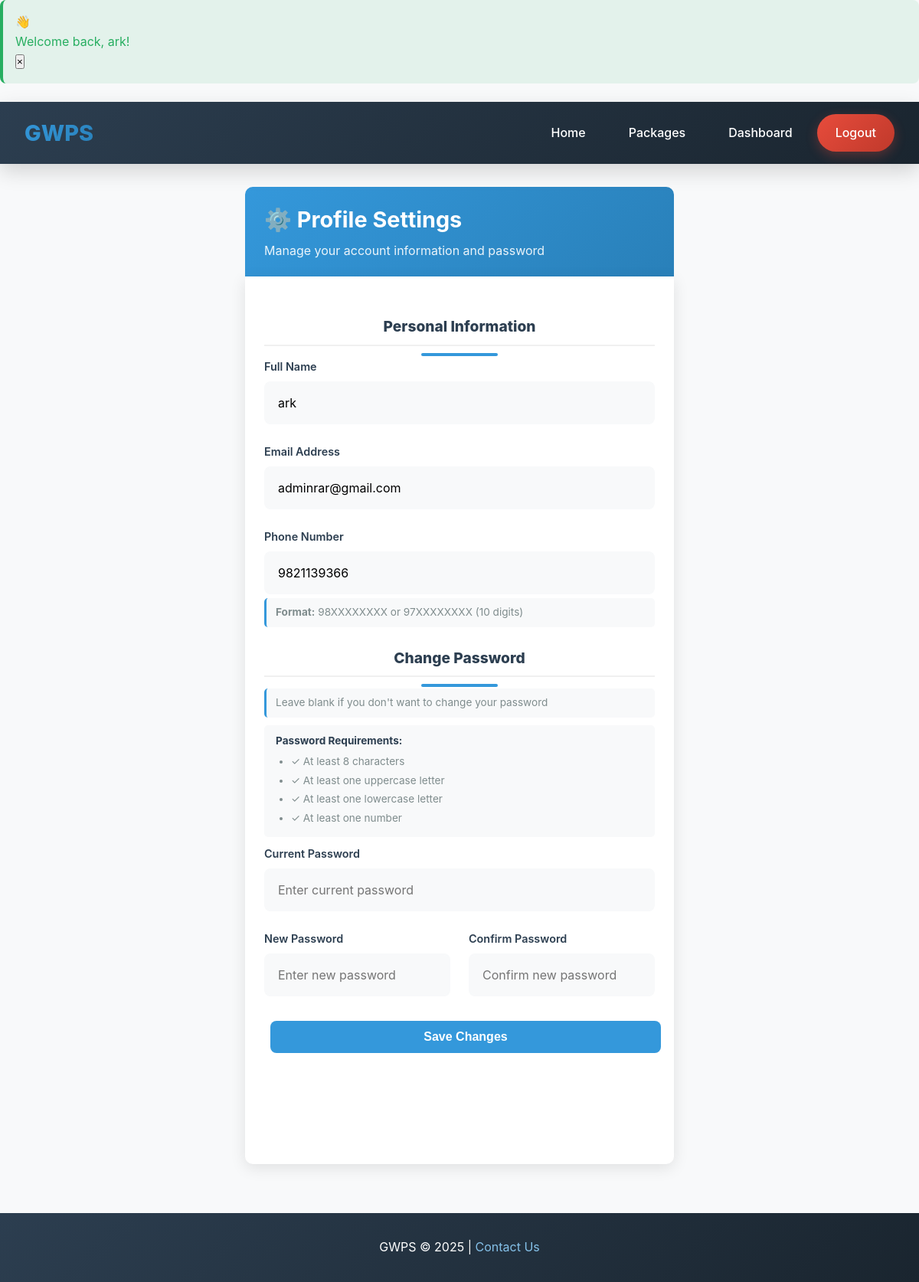
The app's page /user/profile-settings.php (signed in) with its own data.
### tables this page shows
CREATE TABLE `users` (
  `id` int(11) NOT NULL,
  `full_name` varchar(100) NOT NULL,
  `email` varchar(100) NOT NULL,
  `phone` varchar(15) DEFAULT NULL,
  `password` varchar(255) NOT NULL,
  `created_at` timestamp NOT NULL DEFAULT current_timestamp(),
  `role` enum('user','admin') DEFAULT 'user'
);

### user/profile-settings.php (the view, shortened to what this page needs)
<?php
require_once '../includes/database.php';
$user_id = $_SESSION['user_id'];
$stmt = $pdo->prepare("SELECT full_name, email, phone FROM users WHERE id = ?");
$stmt->execute([$user_id]);
$user = $stmt->fetch();
$errors = [];
?>
<!DOCTYPE html>
<html>
<head>
    <link rel="stylesheet" href="../css/style.css">
</head>
<body>
    <?php
    include '../includes/navigation.php';
    ?>
    <div class="settings-container">
        <div class="settings-header">
            <h1>⚙️ Profile Settings</h1>
            <p>Manage your account information and password</p>
        </div>
        <div class="settings-card">
            <form method="POST" action="" id="profileForm">
                <h3 class="section-title">Personal Information</h3>
                <div class="form-group">
                    <label for="full_name">Full Name</label>
                    <input type="text"
                           id="full_name"
                           name="full_name"
                           value="<?php echo htmlspecialchars($user['full_name']); ?>"
                           placeholder="Enter your full name"
                           class="<?php echo isset($errors['name']) ? 'error-input' : ''; ?>">
                </div>
                <div class="form-group">
                    <label for="email">Email Address</label>
                    <input type="email"
                           id="email"
                           name="email"
                           value="<?php echo htmlspecialchars($user['email']); ?>"
                           placeholder="Enter your email"
                           class="<?php echo isset($errors['email']) ? 'error-input' : ''; ?>">
                </div>
                <div class="form-group">
                    <label for="phone">Phone Number</label>
                    <input type="tel"
                           id="phone"
                           name="phone"
                           value="<?php echo htmlspecialchars($user['phone'] ?? ''); ?>"
                           placeholder="98XXXXXXXX or 97XXXXXXXX"
                           class="<?php echo isset($errors['phone']) ? 'error-input' : ''; ?>">
                    <div class="info-text">
                        <strong>Format:</strong> 98XXXXXXXX or 97XXXXXXXX (10 digits)
                    </div>
                </div>
                <h3 class="section-title">Change Password</h3>
                <div class="info-text">
                    Leave blank if you don't want to change your password
                </div>
                <div class="password-requirements">
                    <strong>Password Requirements:</strong>
                    <ul>
                        <li class="<?php echo (!isset($errors['new_password']) && empty($new_password)) ? '' : 'invalid'; ?>">
                            ✓ At least 8 characters
                        </li>
                        <li class="<?php echo (!isset($errors['new_password']) && empty($new_password)) ? '' : 'invalid'; ?>">
                            ✓ At least one uppercase letter
                        </li>
                        <li class="<?php echo (!isset($errors['new_password']) && empty($new_password)) ? '' : 'invalid'; ?>">
                            ✓ At least one lowercase letter
                        </li>
                        <li class="<?php echo (!isset($errors['new_password']) && empty($new_password)) ? '' : 'invalid'; ?>">
                            ✓ At least one number
                        </li>
                    </ul>
                </div>
                <div class="form-group">
                    <label for="current_password">Current Password</label>
                    <input type="password"
                           id="current_password"
                           name="current_password"
                           placeholder="Enter current password"
                           class="<?php echo isset($errors['current_password']) ? 'error-input' : ''; ?>">
                </div>
                <div class="form-row">
                    <div class="form-group">
                        <label for="new_password">New Password</label>
                        <input type="password"
                               id="new_password"
                               name="new_password"
                               placeholder="Enter new password"
                               class="<?php echo isset($errors['new_password']) ? 'error-input' : ''; ?>">
                    </div>
                    <div class="form-group">
                        <label for="confirm_password">Confirm Password</label>
                        <input type="password"
                               id="confirm_password"
                               name="confirm_password"
                               placeholder="Confirm new password"
                               class="<?php echo isset($errors['confirm_password']) ? 'error-input' : ''; ?>">
                    </div>
                </div>
                <button type="submit" class="btn-save">Save Changes</button>
            </form>
            <div class="action-buttons">
                <a href="dashboard.php" class="btn-cancel">← Back to Dashboard</a>
            </div>
        </div>
    </div>
    <footer>
        <p>GWPS &copy; 2025 | <a href="../public/about.php#contact">Contact Us</a></p>
    </footer>
</body>
</html>

### css/style.css (style rules this page uses)
:root { --primary: #3498db; --primary-dark: #2980b9; --primary-light: #85c1e9; --secondary: #2c3e50; --secondary-light: #34495e; --accent-green: #27ae60; --accent-blue: #3498db; --accent-gold: #f39c12; --white: #fff; --light: #f8f9fa; --gray: #95a5a6; --dark-gray: #7f8c8d; --gradient-primary: linear-gradient(135deg, #667eea 0%, #764ba2 100%); --gradient-blue: linear-gradient(135deg, #3498db, #2980b9); --gradient-ocean: linear-gradient(135deg, #4facfe 0%, #00f2fe 100%); --gradient-dark: linear-gradient(135deg, #2c3e50 0%, #1a252f 100%); --shadow: 0 4px 6px rgba(0,0,0,0.1); --shadow-lg: 0 10px 25px rgba(0,0,0,0.15); --shadow-xl: 0 20px 40px rgba(0,0,0,0.2); --radius: 8px; --radius-lg: 12px; --radius-xl: 20px; --radius-full: 9999px; --transition: 0.3s ease; }
* { margin: 0; padding: 0; box-sizing: border-box; }
html { scroll-behavior: smooth; }
body { font-family: 'Inter', -apple-system, sans-serif; line-height: 1.6; color: var(--secondary); background: var(--light); overflow-x: hidden; }
.btn, .btn-primary, .btn-secondary, .btn-add, .btn-edit, .btn-delete, .btn-confirm, .btn-cancel, .btn-register, .btn-book, .btn-details, .btn-browse, .btn-view, .edit-btn, .delete-btn, .add-btn, .auth-submit, .btn-approve, .btn-reject, .btn-back, .btn-save, .btn-settings, .btn-backup, .pay-btn, .search-btn, .clear-btn, .btn-complete, .btn-submit, .btn-process, .btn-view-details { padding: 1rem 2.5rem; border: none; border-radius: var(--radius-full); cursor: pointer; font-size: 1.1rem; font-weight: 600; text-decoration: none; display: inline-block; margin: 0.5rem; transition: var(--transition); position: relative; overflow: hidden; }
.btn-secondary, .btn-cancel, .btn-back { background: transparent; color: var(--white); border: 2px solid var(--white); }
.btn-save { background: var(--primary); color: white; border: none; padding: 12px 30px; border-radius: 8px; font-size: 1rem; font-weight: 600; cursor: pointer; transition: all 0.3s; width: 100%; }
.features h2, .section-title { font-size: 3rem; font-weight: 800; text-align: center; color: var(--secondary); margin-bottom: 3rem; position: relative; }
.features h2::after, .section-title::after { content: ''; position: absolute; bottom: -15px; left: 50%; transform: translateX(-50%); width: 100px; height: 4px; background: var(--primary); border-radius: var(--radius-full); }
.form-group { margin-bottom: 1.5rem; position: relative; }
.form-group label { display: block; margin-bottom: 0.5rem; font-weight: 600; color: var(--secondary); font-size: 0.9rem; }
.form-group input, .form-group textarea, .form-group select { width: 100%; padding: 1rem; border-radius: var(--radius); border: 2px solid var(--light); background: var(--light); font-size: 1rem; transition: var(--transition); font-family: inherit; }
.form-actions, .action-buttons { display: flex; gap: 1rem; margin-top: 2rem; flex-wrap: wrap; justify-content: center; }
.form-row { display: grid; grid-template-columns: repeat(auto-fit, minmax(200px, 1fr)); gap: 1.5rem; }
.info-text { font-size: 0.85rem; color: #7f8c8d; margin-top: 5px; background: #f8f9fa; padding: 8px 12px; border-radius: 5px; border-left: 3px solid var(--primary); }
.settings-container { max-width: 600px; margin: 30px auto; padding: 0 20px; }
.settings-header { background: var(--gradient-blue); color: white; padding: 20px 25px; border-radius: 10px 10px 0 0; }
.settings-header h1 { margin: 0; font-size: 1.8rem; }
.settings-header p { margin: 5px 0 0; opacity: 0.9; }
.settings-card { background: white; border-radius: 0 0 10px 10px; padding: 25px; box-shadow: 0 5px 20px rgba(0,0,0,0.1); }
.password-requirements { background: #f8f9fa; padding: 10px 15px; border-radius: 5px; margin: 10px 0; font-size: 0.85rem; }
.password-requirements ul { margin: 5px 0 0 20px; color: #7f8c8d; }
.password-requirements li { margin: 3px 0; }
footer { background: var(--gradient-dark); color: var(--white); text-align: center; padding: 2rem; margin-top: 4rem; }
footer a { color: #85c1e9; text-decoration: none; transition: var(--transition); }
.section-title { font-size: 1.2rem; color: #2c3e50; margin: 25px 0 15px; padding-bottom: 8px; border-bottom: 2px solid #f0f0f0; }

### records on screen
users: full_name "ark", email "adminrar@gmail.com", phone "9821139366"

### other values on screen
$login_message "Welcome back, ark!"
